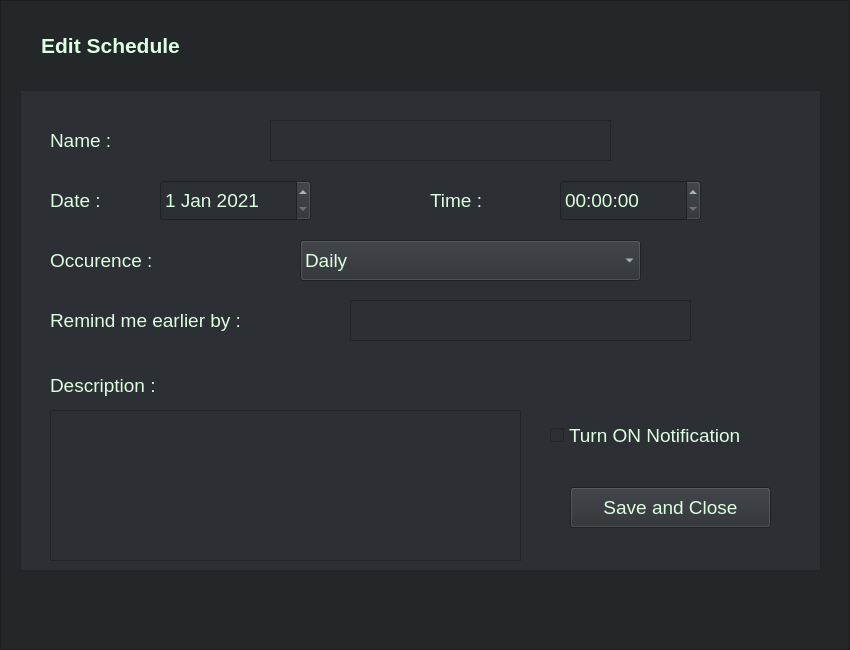
<?xml version="1.0" encoding="UTF-8"?>
<ui version="4.0">
 <class>Form</class>
 <widget class="QWidget" name="Form">
  <property name="geometry">
   <rect>
    <x>0</x>
    <y>0</y>
    <width>850</width>
    <height>650</height>
   </rect>
  </property>
  <property name="windowTitle">
   <string>Form</string>
  </property>
  <property name="styleSheet">
   <string notr="true">background-color: rgb(35, 39, 42);
color: rgb(255, 255, 255);</string>
  </property>
  <widget class="QFrame" name="outer_frame_s_e">
   <property name="geometry">
    <rect>
     <x>0</x>
     <y>0</y>
     <width>850</width>
     <height>650</height>
    </rect>
   </property>
   <property name="styleSheet">
    <string notr="true">background-color: rgb(35, 39, 42);</string>
   </property>
   <property name="frameShape">
    <enum>QFrame::StyledPanel</enum>
   </property>
   <property name="frameShadow">
    <enum>QFrame::Raised</enum>
   </property>
   <widget class="QLabel" name="edit_label_s_e">
    <property name="geometry">
     <rect>
      <x>20</x>
      <y>30</y>
      <width>181</width>
      <height>31</height>
     </rect>
    </property>
    <property name="font">
     <font>
      <family>Arial</family>
      <pointsize>16</pointsize>
      <weight>75</weight>
      <bold>true</bold>
     </font>
    </property>
    <property name="styleSheet">
     <string notr="true">color: rgb(220, 255, 224);</string>
    </property>
    <property name="text">
     <string>Edit Schedule</string>
    </property>
    <property name="alignment">
     <set>Qt::AlignCenter</set>
    </property>
   </widget>
   <widget class="QFrame" name="inner_frame_s_e">
    <property name="geometry">
     <rect>
      <x>20</x>
      <y>90</y>
      <width>801</width>
      <height>481</height>
     </rect>
    </property>
    <property name="styleSheet">
     <string notr="true">background-color: rgb(44, 47, 51);</string>
    </property>
    <property name="frameShape">
     <enum>QFrame::StyledPanel</enum>
    </property>
    <property name="frameShadow">
     <enum>QFrame::Raised</enum>
    </property>
    <widget class="QLabel" name="name_label_s_e">
     <property name="geometry">
      <rect>
       <x>30</x>
       <y>30</y>
       <width>161</width>
       <height>41</height>
      </rect>
     </property>
     <property name="font">
      <font>
       <family>Arial</family>
       <pointsize>14</pointsize>
       <weight>50</weight>
       <bold>false</bold>
      </font>
     </property>
     <property name="styleSheet">
      <string notr="true">color: rgb(220, 255, 224);</string>
     </property>
     <property name="text">
      <string>Name :</string>
     </property>
    </widget>
    <widget class="QTextEdit" name="name_textedit_s_e">
     <property name="geometry">
      <rect>
       <x>250</x>
       <y>30</y>
       <width>341</width>
       <height>41</height>
      </rect>
     </property>
     <property name="font">
      <font>
       <family>Arial</family>
       <pointsize>14</pointsize>
       <weight>50</weight>
       <bold>false</bold>
      </font>
     </property>
     <property name="styleSheet">
      <string notr="true">color: rgb(220, 255, 224);</string>
     </property>
    </widget>
    <widget class="QLabel" name="date_label_s_e">
     <property name="geometry">
      <rect>
       <x>30</x>
       <y>90</y>
       <width>91</width>
       <height>41</height>
      </rect>
     </property>
     <property name="font">
      <font>
       <family>Arial</family>
       <pointsize>14</pointsize>
       <weight>50</weight>
       <bold>false</bold>
      </font>
     </property>
     <property name="styleSheet">
      <string notr="true">color: rgb(220, 255, 224);</string>
     </property>
     <property name="text">
      <string>Date :</string>
     </property>
    </widget>
    <widget class="QLabel" name="occurence_label_s_e">
     <property name="geometry">
      <rect>
       <x>30</x>
       <y>150</y>
       <width>161</width>
       <height>41</height>
      </rect>
     </property>
     <property name="font">
      <font>
       <family>Arial</family>
       <pointsize>14</pointsize>
       <weight>50</weight>
       <bold>false</bold>
      </font>
     </property>
     <property name="styleSheet">
      <string notr="true">color: rgb(220, 255, 224);</string>
     </property>
     <property name="text">
      <string>Occurence :</string>
     </property>
    </widget>
    <widget class="QComboBox" name="occurence_combobox_s_e">
     <property name="geometry">
      <rect>
       <x>280</x>
       <y>150</y>
       <width>341</width>
       <height>41</height>
      </rect>
     </property>
     <property name="font">
      <font>
       <family>Arial</family>
       <pointsize>14</pointsize>
       <weight>50</weight>
       <bold>false</bold>
      </font>
     </property>
     <property name="styleSheet">
      <string notr="true">color: rgb(220, 255, 224);</string>
     </property>
     <item>
      <property name="text">
       <string>Daily</string>
      </property>
     </item>
     <item>
      <property name="text">
       <string>Weekly</string>
      </property>
     </item>
     <item>
      <property name="text">
       <string>Monthly</string>
      </property>
     </item>
     <item>
      <property name="text">
       <string>Yearly</string>
      </property>
     </item>
    </widget>
    <widget class="QLabel" name="remind_earlier_by_label_s_e">
     <property name="geometry">
      <rect>
       <x>30</x>
       <y>210</y>
       <width>251</width>
       <height>41</height>
      </rect>
     </property>
     <property name="font">
      <font>
       <family>Arial</family>
       <pointsize>14</pointsize>
       <weight>50</weight>
       <bold>false</bold>
      </font>
     </property>
     <property name="styleSheet">
      <string notr="true">color: rgb(220, 255, 224);</string>
     </property>
     <property name="text">
      <string>Remind me earlier by :</string>
     </property>
    </widget>
    <widget class="QTextEdit" name="remind_earlier_by_textedit_s_e">
     <property name="geometry">
      <rect>
       <x>330</x>
       <y>210</y>
       <width>341</width>
       <height>41</height>
      </rect>
     </property>
     <property name="font">
      <font>
       <family>Arial</family>
       <pointsize>14</pointsize>
       <weight>50</weight>
       <bold>false</bold>
      </font>
     </property>
     <property name="styleSheet">
      <string notr="true">color: rgb(220, 255, 224);</string>
     </property>
    </widget>
    <widget class="QCheckBox" name="notification_on_checkbox_s_e">
     <property name="geometry">
      <rect>
       <x>530</x>
       <y>320</y>
       <width>261</width>
       <height>51</height>
      </rect>
     </property>
     <property name="font">
      <font>
       <family>Arial</family>
       <pointsize>14</pointsize>
       <weight>50</weight>
       <bold>false</bold>
      </font>
     </property>
     <property name="styleSheet">
      <string notr="true">color: rgb(220, 255, 224);</string>
     </property>
     <property name="text">
      <string>Turn ON Notification</string>
     </property>
    </widget>
    <widget class="QLabel" name="description_label_s_e">
     <property name="geometry">
      <rect>
       <x>30</x>
       <y>280</y>
       <width>171</width>
       <height>31</height>
      </rect>
     </property>
     <property name="font">
      <font>
       <family>Arial</family>
       <pointsize>14</pointsize>
       <weight>50</weight>
       <bold>false</bold>
      </font>
     </property>
     <property name="styleSheet">
      <string notr="true">color: rgb(220, 255, 224);</string>
     </property>
     <property name="text">
      <string>Description :</string>
     </property>
    </widget>
    <widget class="QPlainTextEdit" name="description_plaintextedit_s_e">
     <property name="geometry">
      <rect>
       <x>30</x>
       <y>320</y>
       <width>471</width>
       <height>151</height>
      </rect>
     </property>
     <property name="font">
      <font>
       <family>Arial</family>
       <pointsize>14</pointsize>
       <weight>50</weight>
       <bold>false</bold>
      </font>
     </property>
     <property name="styleSheet">
      <string notr="true">color: rgb(220, 255, 224);</string>
     </property>
    </widget>
    <widget class="QDateEdit" name="date_dateedit_s_e">
     <property name="geometry">
      <rect>
       <x>140</x>
       <y>90</y>
       <width>151</width>
       <height>41</height>
      </rect>
     </property>
     <property name="font">
      <font>
       <family>Arial</family>
       <pointsize>14</pointsize>
      </font>
     </property>
     <property name="styleSheet">
      <string notr="true">color: rgb(220, 255, 224);</string>
     </property>
     <property name="maximumDate">
      <date>
       <year>2100</year>
       <month>12</month>
       <day>31</day>
      </date>
     </property>
     <property name="minimumDate">
      <date>
       <year>2021</year>
       <month>1</month>
       <day>1</day>
      </date>
     </property>
    </widget>
    <widget class="QTimeEdit" name="time_timeedit_s_e">
     <property name="geometry">
      <rect>
       <x>540</x>
       <y>90</y>
       <width>141</width>
       <height>41</height>
      </rect>
     </property>
     <property name="font">
      <font>
       <family>Arial</family>
       <pointsize>14</pointsize>
      </font>
     </property>
     <property name="styleSheet">
      <string notr="true">color: rgb(220, 255, 224);</string>
     </property>
    </widget>
    <widget class="QLabel" name="time_label_s_e">
     <property name="geometry">
      <rect>
       <x>410</x>
       <y>90</y>
       <width>91</width>
       <height>41</height>
      </rect>
     </property>
     <property name="font">
      <font>
       <family>Arial</family>
       <pointsize>14</pointsize>
       <weight>50</weight>
       <bold>false</bold>
      </font>
     </property>
     <property name="styleSheet">
      <string notr="true">color: rgb(220, 255, 224);</string>
     </property>
     <property name="text">
      <string>Time :</string>
     </property>
    </widget>
    <widget class="QPushButton" name="save_close_button_s_e">
     <property name="geometry">
      <rect>
       <x>550</x>
       <y>397</y>
       <width>201</width>
       <height>41</height>
      </rect>
     </property>
     <property name="font">
      <font>
       <family>Arial</family>
       <pointsize>14</pointsize>
       <weight>50</weight>
       <bold>false</bold>
      </font>
     </property>
     <property name="styleSheet">
      <string notr="true">color: rgb(220, 255, 224);</string>
     </property>
     <property name="text">
      <string>Save and Close</string>
     </property>
    </widget>
   </widget>
  </widget>
 </widget>
 <resources/>
 <connections/>
</ui>
